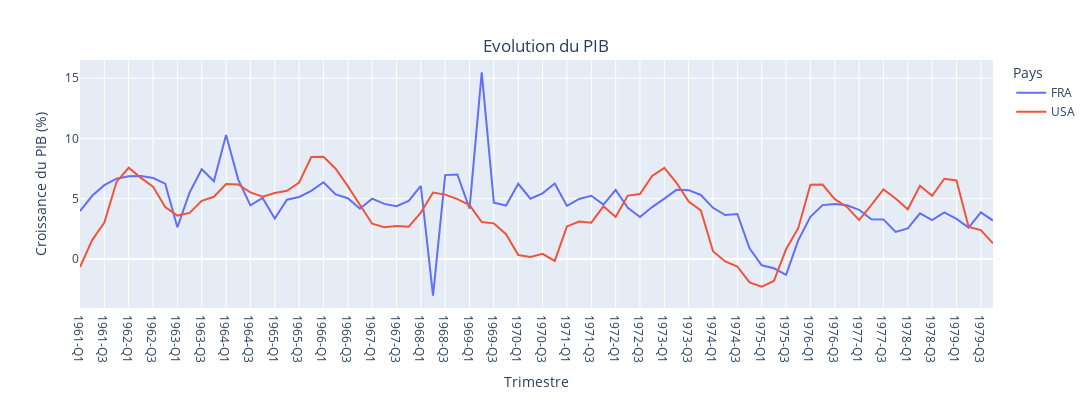

Notebook code cell kept with this figure:
### Markdown cell above
Sur le graphique nous ne constatons pas de composantes saisonnières.
Nous ponvons donc commencer l'estimation des modèles

### Code cell
g = Graph(data)

list_dates = g.get_list_dates_q(1961, 1980)#Dates pour lesquelles nous souhaitons afficher les données
df_fra_usa = g.filter_df(['FRA', 'USA'], 'Q', 'TOT', 'PC_CHGPY', list_dates)#Filtrage du df principal en fonction des éléments désirés

g.line_graph(df_fra_usa, x='TIME', y='Value', x_label="Trimestre", y_label="Croissance du PIB (%)", title='Evolution du pib')#Création des courbes
g.display()

### Figure 1 — Plotly figure (JSON) as saved in the notebook; plotly's stock layout.template omitted (floating-point values rounded to 4 significant figures)
{"data": [{"legendgroup": "FRA", "line": {"color": "#636efa", "dash": "solid"}, "mode": "lines", "name": "FRA", "orientation": "v", "showlegend": true, "type": "scatter", "x": ["1961-Q1", "1961-Q2", "1961-Q3", "1961-Q4", "1962-Q1", "1962-Q2", "1962-Q3", "1962-Q4", "1963-Q1", "1963-Q2", "1963-Q3", "1963-Q4", "1964-Q1", "1964-Q2", "1964-Q3", "1964-Q4", "1965-Q1", "1965-Q2", "1965-Q3", "1965-Q4", "1966-Q1", "1966-Q2", "1966-Q3", "1966-Q4", "1967-Q1", "1967-Q2", "1967-Q3", "1967-Q4", "1968-Q1", "1968-Q2", "1968-Q3", "1968-Q4", "1969-Q1", "1969-Q2", "1969-Q3", "1969-Q4", "1970-Q1", "1970-Q2", "1970-Q3", "1970-Q4", "1971-Q1", "1971-Q2", "1971-Q3", "1971-Q4", "1972-Q1", "1972-Q2", "1972-Q3", "1972-Q4", "1973-Q1", "1973-Q2", "1973-Q3", "1973-Q4", "1974-Q1", "1974-Q2", "1974-Q3", "1974-Q4", "1975-Q1", "1975-Q2", "1975-Q3", "1975-Q4", "1976-Q1", "1976-Q2", "1976-Q3", "1976-Q4", "1977-Q1", "1977-Q2", "1977-Q3", "1977-Q4", "1978-Q1", "1978-Q2", "1978-Q3", "1978-Q4", "1979-Q1", "1979-Q2", "1979-Q3", "1979-Q4"], "xaxis": "x", "y": [3.971, 5.24, 6.121, 6.66, 6.862, 6.878, 6.717, 6.248, 2.63, 5.509, 7.442, 6.444, 10.29, 6.583, 4.445, 5.062, 3.349, 4.915, 5.142, 5.651, 6.368, 5.355, 5.039, 4.162, 5.0, 4.567, 4.377, 4.822, 6.055, -3.047, 6.957, 7.01, 4.176, 15.49, 4.673, 4.43, 6.231, 4.996, 5.446, 6.262, 4.403, 4.98, 5.243, 4.504, 5.736, 4.243, 3.481, 4.305, 5.008, 5.736, 5.706, 5.309, 4.242, 3.644, 3.731, 0.8752, -0.5328, -0.7781, -1.325, 1.541, 3.497, 4.467, 4.556, 4.448, 4.075, 3.296, 3.281, 2.243, 2.53, 3.784, 3.219, 3.861, 3.319, 2.601, 3.865, 3.184], "yaxis": "y"}, {"legendgroup": "USA", "line": {"color": "#EF553B", "dash": "solid"}, "mode": "lines", "name": "USA", "orientation": "v", "showlegend": true, "type": "scatter", "x": ["1961-Q1", "1961-Q2", "1961-Q3", "1961-Q4", "1962-Q1", "1962-Q2", "1962-Q3", "1962-Q4", "1963-Q1", "1963-Q2", "1963-Q3", "1963-Q4", "1964-Q1", "1964-Q2", "1964-Q3", "1964-Q4", "1965-Q1", "1965-Q2", "1965-Q3", "1965-Q4", "1966-Q1", "1966-Q2", "1966-Q3", "1966-Q4", "1967-Q1", "1967-Q2", "1967-Q3", "1967-Q4", "1968-Q1", "1968-Q2", "1968-Q3", "1968-Q4", "1969-Q1", "1969-Q2", "1969-Q3", "1969-Q4", "1970-Q1", "1970-Q2", "1970-Q3", "1970-Q4", "1971-Q1", "1971-Q2", "1971-Q3", "1971-Q4", "1972-Q1", "1972-Q2", "1972-Q3", "1972-Q4", "1973-Q1", "1973-Q2", "1973-Q3", "1973-Q4", "1974-Q1", "1974-Q2", "1974-Q3", "1974-Q4", "1975-Q1", "1975-Q2", "1975-Q3", "1975-Q4", "1976-Q1", "1976-Q2", "1976-Q3", "1976-Q4", "1977-Q1", "1977-Q2", "1977-Q3", "1977-Q4", "1978-Q1", "1978-Q2", "1978-Q3", "1978-Q4", "1979-Q1", "1979-Q2", "1979-Q3", "1979-Q4"], "xaxis": "x", "y": [-0.6695, 1.564, 3.01, 6.396, 7.567, 6.728, 6.004, 4.307, 3.598, 3.822, 4.817, 5.158, 6.216, 6.181, 5.52, 5.156, 5.477, 5.659, 6.347, 8.462, 8.477, 7.49, 6.043, 4.505, 2.925, 2.637, 2.738, 2.671, 3.845, 5.516, 5.337, 4.96, 4.472, 3.067, 2.95, 2.047, 0.3249, 0.1628, 0.4226, -0.1667, 2.697, 3.107, 3.006, 4.367, 3.476, 5.255, 5.382, 6.894, 7.562, 6.32, 4.771, 4.024, 0.6388, -0.2084, -0.629, -1.945, -2.299, -1.834, 0.7987, 2.554, 6.152, 6.173, 4.959, 4.315, 3.226, 4.466, 5.771, 5.012, 4.117, 6.078, 5.246, 6.658, 6.51, 2.657, 2.39, 1.285], "yaxis": "y"}], "layout": {"height": 400, "hovermode": "x unified", "legend": {"title": {"text": "Pays"}, "tracegroupgap": 0}, "margin": {"t": 60}, "title": {"text": "Evolution du PIB", "x": 0.5, "xanchor": "center", "y": 0.9, "yanchor": "top"}, "width": 1500, "xaxis": {"anchor": "y", "domain": [0, 1], "title": {"text": "Trimestre"}}, "yaxis": {"anchor": "x", "domain": [0, 1], "title": {"text": "Croissance du PIB (%)"}}}}
